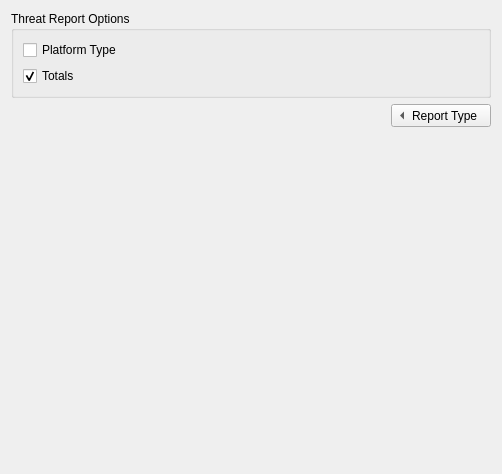
<?xml version="1.0" encoding="UTF-8"?>
<ui version="4.0">
 <class>OptionsThSm</class>
 <widget class="QWidget" name="OptionsThSm">
  <property name="geometry">
   <rect>
    <x>0</x>
    <y>0</y>
    <width>502</width>
    <height>474</height>
   </rect>
  </property>
  <property name="sizePolicy">
   <sizepolicy hsizetype="Expanding" vsizetype="Fixed">
    <horstretch>0</horstretch>
    <verstretch>0</verstretch>
   </sizepolicy>
  </property>
  <layout class="QVBoxLayout" name="verticalLayout" stretch="0,0,0">
   <item>
    <widget class="QGroupBox" name="groupBox_2">
     <property name="styleSheet">
      <string notr="true"/>
     </property>
     <property name="title">
      <string>Threat Report Options</string>
     </property>
     <property name="flat">
      <bool>false</bool>
     </property>
     <layout class="QVBoxLayout" name="reportOptionsLayout">
      <item>
       <widget class="QCheckBox" name="mCheckBoxPT">
        <property name="text">
         <string>Platform Type</string>
        </property>
       </widget>
      </item>
      <item>
       <widget class="QCheckBox" name="mCheckBoxT">
        <property name="text">
         <string>Totals</string>
        </property>
        <property name="checked">
         <bool>true</bool>
        </property>
       </widget>
      </item>
     </layout>
    </widget>
   </item>
   <item>
    <layout class="QHBoxLayout" name="horizontalLayout_2">
     <item>
      <spacer name="horizontalSpacer">
       <property name="orientation">
        <enum>Qt::Horizontal</enum>
       </property>
       <property name="sizeHint" stdset="0">
        <size>
         <width>40</width>
         <height>20</height>
        </size>
       </property>
      </spacer>
     </item>
     <item>
      <widget class="QToolButton" name="toolButton">
       <property name="sizePolicy">
        <sizepolicy hsizetype="Fixed" vsizetype="Fixed">
         <horstretch>0</horstretch>
         <verstretch>0</verstretch>
        </sizepolicy>
       </property>
       <property name="contextMenuPolicy">
        <enum>Qt::NoContextMenu</enum>
       </property>
       <property name="toolTip">
        <string/>
       </property>
       <property name="layoutDirection">
        <enum>Qt::LeftToRight</enum>
       </property>
       <property name="styleSheet">
        <string notr="true"/>
       </property>
       <property name="text">
        <string>Report Type</string>
       </property>
       <property name="toolButtonStyle">
        <enum>Qt::ToolButtonTextBesideIcon</enum>
       </property>
       <property name="autoRaise">
        <bool>false</bool>
       </property>
       <property name="arrowType">
        <enum>Qt::LeftArrow</enum>
       </property>
      </widget>
     </item>
    </layout>
   </item>
   <item>
    <spacer>
     <property name="orientation">
      <enum>Qt::Vertical</enum>
     </property>
     <property name="sizeHint" stdset="0">
      <size>
       <width>20</width>
       <height>40</height>
      </size>
     </property>
    </spacer>
   </item>
  </layout>
 </widget>
 <resources/>
 <connections/>
</ui>
